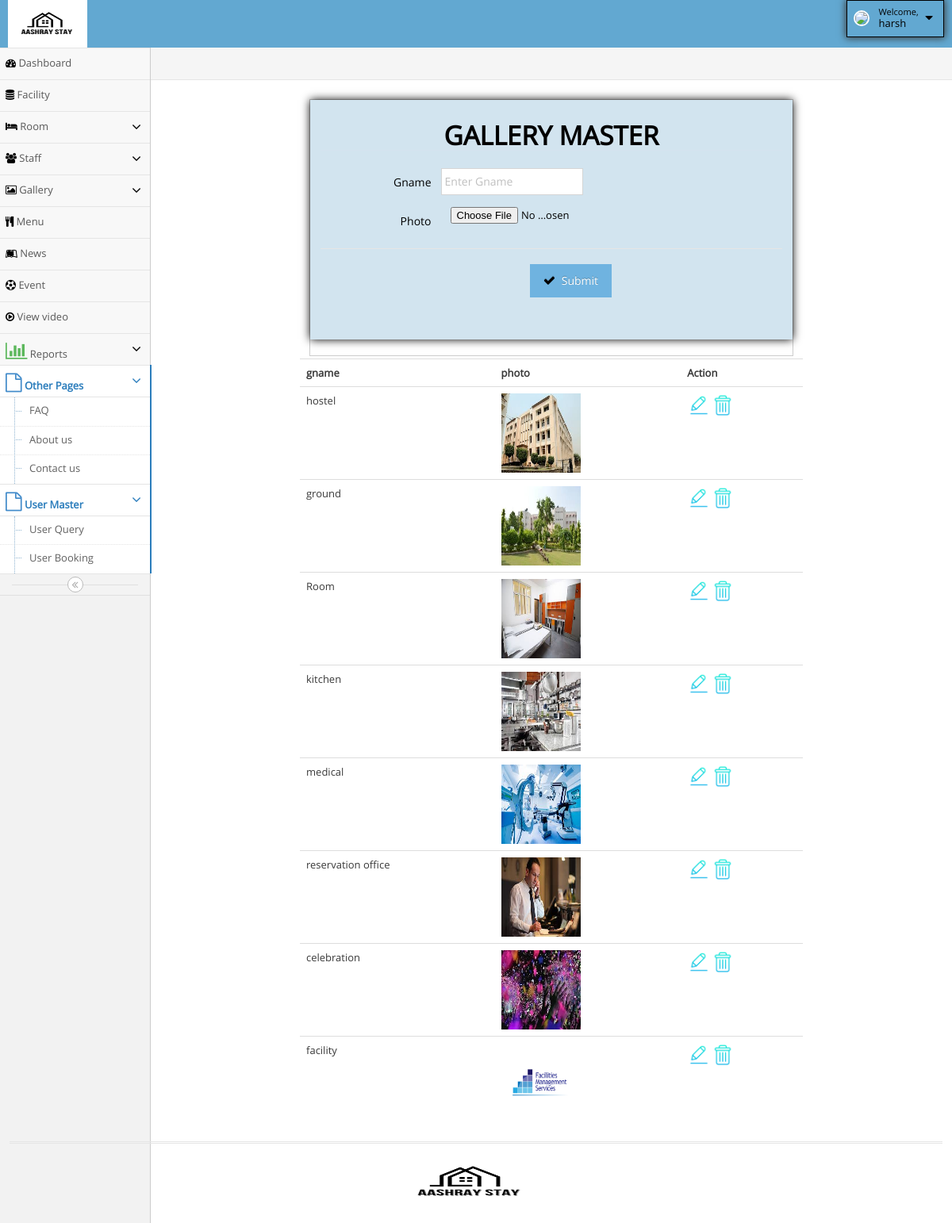
Screenshot of /HostelManagement_6878/admin/gallery_master.php (signed in) with the database file from the repository.
### tables this page shows
CREATE TABLE IF NOT EXISTS `gallery_master` (
  `gid` int NOT NULL AUTO_INCREMENT,
  `gname` varchar(100) NOT NULL,
  `photo` varchar(100) NOT NULL,
  PRIMARY KEY (`gid`)
);

### HostelManagement_6878/admin/gallery_master.php (the view, shortened to what this page needs)
<?php
  include ('hhh.php');
  include ('connect.php');
  ?>
<form class="form-horizontal widget-box " role="form" method=post enctype="multipart/form-data">
             <div class="widget-body">
             <div class="widget-main " style="background-color:#d2e4ef; border:1px solid #d2e4ef; box-shadow:0px 0px 11px 0px; color:black">
			<h1 class="header blue lighter bigger" style="text-align:center;">	<b style="color:black;" > GALLERY MASTER </b> </h1>
											<div class="space-6"></div>
                      <div class="form-group">
	    <label class="col-sm-3 control-label no-padding-right" for="form-field-1"> Gname </label>
			<div class="col-sm-9">
				<input type="text" name="txtgname" placeholder="Enter Gname" class="col-xs-10 col-sm-5" required />
			</div>
	</div>
 <div class="form-group">
    <label class="col-sm-3 control-label no-padding-right" for="form-field-1"> Photo </label>
    <div class="col-sm-9">
      <input type="file" name="txtphoto" placeholder="Enter Photo" class="col-xs-10 col-sm-5" required />
     </div>
</div>
  <div class="clearfix form-actions">
<div class="col-md-offset-3 col-md-9"style="text-align:center; marging-left:30%;">
  <button class="btn btn-info" type="submit" name='btnins'>
    <i class="ace-icon fa fa-check bigger-110"></i>
      Submit
  </button>
  </div>
								</div>
							</div>
    </div>
      </div>
<?php
       $q=mysqli_query($con,"select * from gallery_master");
       echo "<table class='table table-hover'>";
       echo "<th>gname";
	   echo "<th>photo";
	   echo "<th colspan=2>Action";
       while($row=mysqli_fetch_array($q))
       {
         echo "<tr>";
         echo "<td>".$row['gname'];
         echo "<td><image src='images/$row[2]' height=100 width=100>";
		echo "<td colspan=2><a href=gallery_master_edit.php?x=$row[0]><image src=edit.png height=30 width=30></a>";
		echo "<a href=gallery_master_delete.php?x=$row[0]><image src=delete.png height=30 width=30></a>";
       echo"</tr>";
        }
        echo"</table>";
?>
<?php
  include ('fff.php');
  ?>

### HostelManagement_6878/admin/hhh.php (style rules this page uses)
.fa { color:black; }

### HostelManagement_6878/admin/gallery_master.php (style rules this page uses)
.form-actions { background-color:#d2e4ef;; }
.col-md-offset-3 { margin-left: 17% !important; }

### rows the page displays
gallery_master: gname "hostel", photo (picture)
gallery_master: gname "ground", photo (picture)
gallery_master: gname "Room", photo (picture)
gallery_master: gname "kitchen", photo (picture)
gallery_master: gname "medical", photo (picture)
gallery_master: gname "reservation office", photo (picture)
gallery_master: gname "celebration", photo (picture)
gallery_master: gname "facility", photo (picture)

### other values shown
$_SESSION['aname'] "harsh"
